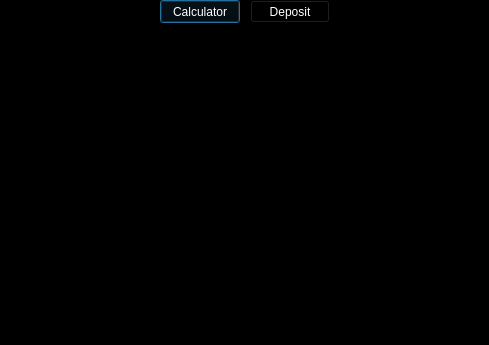
<?xml version="1.0" encoding="UTF-8"?>
<ui version="4.0">
 <class>Credit</class>
 <widget class="QDialog" name="Credit">
  <property name="geometry">
   <rect>
    <x>0</x>
    <y>0</y>
    <width>489</width>
    <height>345</height>
   </rect>
  </property>
  <property name="windowTitle">
   <string>Dialog</string>
  </property>
  <property name="styleSheet">
   <string notr="true">background-color : black;
color : white
</string>
  </property>
  <widget class="QPushButton" name="pushButtonCalc">
   <property name="geometry">
    <rect>
     <x>160</x>
     <y>0</y>
     <width>80</width>
     <height>23</height>
    </rect>
   </property>
   <property name="text">
    <string>Calculator</string>
   </property>
  </widget>
  <widget class="QPushButton" name="pushButtonDeposit">
   <property name="geometry">
    <rect>
     <x>250</x>
     <y>0</y>
     <width>80</width>
     <height>23</height>
    </rect>
   </property>
   <property name="text">
    <string>Deposit</string>
   </property>
  </widget>
 </widget>
 <resources/>
 <connections/>
</ui>
